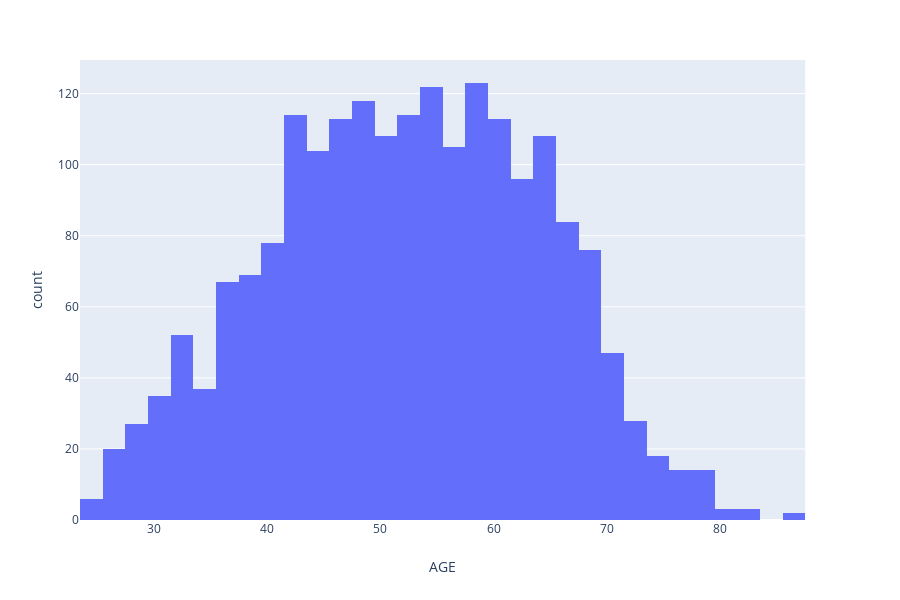

Notebook code cell kept with this figure:
### Code cell
fig = px.histogram(data, x="AGE")
fig.show()

### Figure 1 — Plotly figure (JSON) as saved in the notebook; plotly's stock layout.template omitted (floating-point values rounded to 4 significant figures; data arrays with more than 128 entries replaced by an {"elided": "..."} marker saying what was removed)
{"data": [{"alignmentgroup": "True", "bingroup": "x", "hoverlabel": {"namelength": 0}, "hovertemplate": "AGE=%{x}<br>count=%{y}", "legendgroup": "", "marker": {"color": "#636efa"}, "name": "", "offsetgroup": "", "orientation": "v", "showlegend": false, "type": "histogram", "x": {"elided": "2018 int values"}, "xaxis": "x", "yaxis": "y"}], "layout": {"barmode": "relative", "height": 600, "legend": {"tracegroupgap": 0}, "margin": {"t": 60}, "xaxis": {"anchor": "y", "domain": [0, 0.98], "title": {"text": "AGE"}}, "yaxis": {"anchor": "x", "domain": [0, 1], "title": {"text": "count"}}}}
